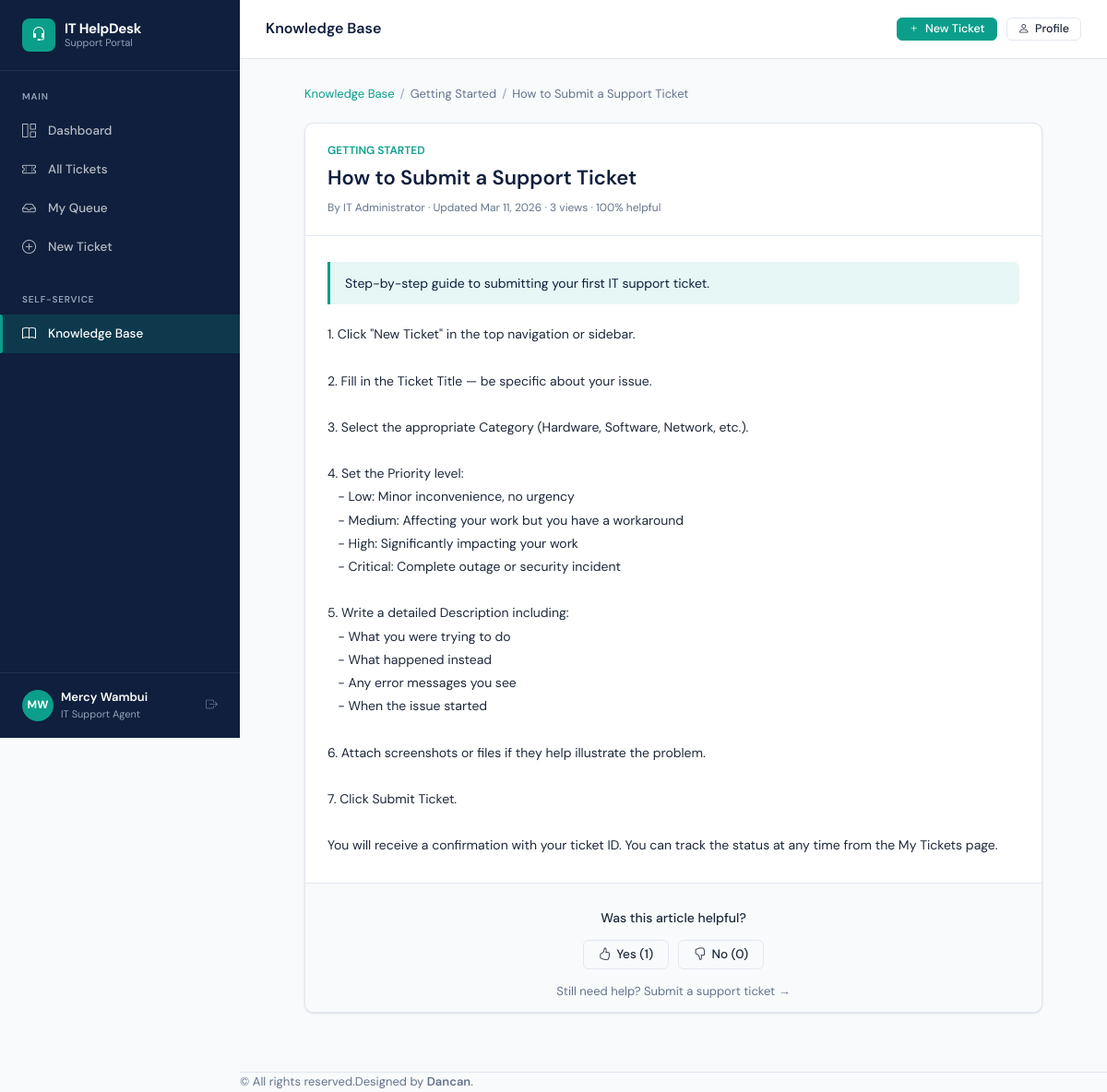
The app's page /knowledge/article/how-to-submit-support-ticket/ (signed in) with its own data.
### accounts/models.py (models this page shows, shortened)
class User(AbstractUser):
    ROLE_END_USER = 'end_user'
    ROLE_AGENT = 'agent'
    ROLE_MANAGER = 'manager'
    ROLE_CHOICES = [
        (ROLE_END_USER, 'End User'),
        (ROLE_AGENT, 'IT Support Agent'),
        (ROLE_MANAGER, 'IT Manager / Admin'),
    ]
    role = models.CharField(max_length=20, choices=ROLE_CHOICES, default=ROLE_END_USER)
    department = models.ForeignKey(Department, on_delete=models.SET_NULL, null=True, blank=True, related_name='users')
    phone = models.CharField(max_length=20, blank=True)
    avatar = models.ImageField(upload_to='avatars/', blank=True, null=True)
    job_title = models.CharField(max_length=100, blank=True)
    is_active = models.BooleanField(default=True)
    email_notifications = models.BooleanField(default=True)
    created_at = models.DateTimeField(auto_now_add=True)
    @property
    def is_end_user(self):
        return self.role == self.ROLE_END_USER
    @property
    def is_manager(self):
        return self.role == self.ROLE_MANAGER
    def get_initials(self):
        if self.first_name and self.last_name:
            return f"{self.first_name[0]}{self.last_name[0]}".upper()
        return self.username[:2].upper()

### knowledge/models.py (models this page shows, shortened)
class Article(models.Model):
    title = models.CharField(max_length=255)
    slug = models.SlugField(unique=True, max_length=300)
    category = models.ForeignKey(KBCategory, on_delete=models.CASCADE, related_name='articles')
    content = models.TextField()
    summary = models.TextField(max_length=500, blank=True)
    author = models.ForeignKey(settings.AUTH_USER_MODEL, on_delete=models.CASCADE)
    is_published = models.BooleanField(default=True)
    views = models.PositiveIntegerField(default=0)
    helpful_yes = models.PositiveIntegerField(default=0)
    helpful_no = models.PositiveIntegerField(default=0)
    created_at = models.DateTimeField(auto_now_add=True)
    updated_at = models.DateTimeField(auto_now=True)
    def helpfulness_score(self):
        total = self.helpful_yes + self.helpful_no
        return round((self.helpful_yes / total) * 100) if total > 0 else None
    class Meta:
        ordering = ['-created_at']

class KBCategory(models.Model):
    name = models.CharField(max_length=100, unique=True)
    slug = models.SlugField(unique=True)
    description = models.TextField(blank=True)
    icon = models.CharField(max_length=50, default='book')
    order = models.PositiveSmallIntegerField(default=0)
    class Meta:
        verbose_name = 'KB Category'
        verbose_name_plural = 'KB Categories'
        ordering = ['order', 'name']

### knowledge/views.py (the view, shortened to what this page needs)
# urls.py: path('article/<slug:slug>/', views.article_detail, name='article'),
@login_required
def article_detail(request, slug):
    article = get_object_or_404(Article, slug=slug, is_published=True)
    Article.objects.filter(pk=article.pk).update(views=article.views + 1)
    related = Article.objects.filter(category=article.category, is_published=True).exclude(pk=article.pk)[:3]
    return render(request, 'knowledge/article.html', {'article': article, 'related': related})

### templates/knowledge/article.html (shortened to what this page needs)
{% extends "base/base.html" %}
{% block page_title %}Knowledge Base{% endblock %}
{% block content %}
<div style="max-width:800px;margin:0 auto;">
  <ul class="breadcrumb">
    <li><a href="{% url 'knowledge:home' %}">Knowledge Base</a></li>
    <li>{{ article.category.name }}</li>
    <li>{{ article.title|truncatechars:40 }}</li>
  </ul>
  <div class="card mb-5">
    <div class="card-header" style="padding:20px 24px;">
      <div>
        <div style="font-size:12px;color:var(--teal);font-weight:600;margin-bottom:6px;">{{ article.category.name|upper }}</div>
        <h2 style="margin:0;font-size:22px;">{{ article.title }}</h2>
        <div style="font-size:12px;color:var(--text-muted);margin-top:8px;">
          By {{ article.author.get_full_name|default:article.author.username }} ·
          Updated {{ article.updated_at|date:"M d, Y" }} ·
          {{ article.views }} views
          {% if article.helpfulness_score %} · {{ article.helpfulness_score }}% helpful{% endif %}
        </div>
      </div>
    </div>
    <div class="card-body" style="padding:28px 24px;">
      {% if article.summary %}
      <div style="background:var(--teal-pale);border-left:3px solid var(--teal);padding:12px 16px;border-radius:0 var(--radius-sm) var(--radius-sm) 0;margin-bottom:20px;font-size:14px;color:var(--navy);">
        {{ article.summary }}
      </div>
      {% endif %}
      <div style="line-height:1.8;white-space:pre-wrap;">{{ article.content }}</div>
    </div>
    <div class="card-footer">
      <div style="text-align:center;">
        <p style="font-size:14px;font-weight:500;margin-bottom:12px;">Was this article helpful?</p>
        <form method="post" style="display:inline-flex;gap:10px;">
          <button type="submit" name="helpful" value="yes" class="btn btn-outline">
            <i class="bi bi-hand-thumbs-up"></i> Yes ({{ article.helpful_yes }})
          </button>
          <button type="submit" name="helpful" value="no" class="btn btn-outline">
            <i class="bi bi-hand-thumbs-down"></i> No ({{ article.helpful_no }})
          </button>
        </form>
        <div style="margin-top:12px;">
          <a href="{% url 'tickets:submit' %}" style="font-size:13px;color:var(--text-muted);">
            Still need help? Submit a support ticket →
          </a>
        </div>
      </div>
    </div>
  </div>
</div>
{% endblock %}

### templates/base/base.html (shortened to what this page needs)
<!DOCTYPE html>
<html lang="en">
<head>
  <link rel="stylesheet" href="https://cdn.jsdelivr.net/npm/bootstrap-icons@1.11.3/font/bootstrap-icons.css">
  <link rel="stylesheet" href="/static/css/main.css">
</head>
<body>
<div class="app-wrapper">
  <aside class="sidebar" id="sidebar">
    <div class="sidebar-brand">
      <div class="sidebar-brand-icon"><i class="bi bi-headset"></i></div>
      <div class="sidebar-brand-text">
        IT HelpDesk
        <small>Support Portal</small>
      </div>
    </div>
    <div class="sidebar-section">
      <div class="sidebar-section-label">Main</div>
      <ul class="sidebar-nav">
        <li>
          <a href="{% url 'dashboard:home' %}" class="{% if request.resolver_match.namespace == 'dashboard' and request.resolver_match.url_name == 'home' %}active{% endif %}">
            <i class="bi bi-grid-1x2"></i> Dashboard
          </a>
        </li>
        <li>
          <a href="{% url 'tickets:list' %}" class="{% if request.resolver_match.namespace == 'tickets' and request.resolver_match.url_name == 'list' %}active{% endif %}">
            <i class="bi bi-ticket-perforated"></i> All Tickets
          </a>
        </li>
        {% if not user.is_end_user %}
        <li>
          <a href="{% url 'tickets:my_queue' %}" class="{% if request.resolver_match.url_name == 'my_queue' %}active{% endif %}">
            <i class="bi bi-inbox"></i> My Queue
          </a>
        </li>
        {% endif %}
        <li>
          <a href="{% url 'tickets:submit' %}" class="{% if request.resolver_match.url_name == 'submit' %}active{% endif %}">
            <i class="bi bi-plus-circle"></i> New Ticket
          </a>
        </li>
      </ul>
    </div>
    <div class="sidebar-section">
      <div class="sidebar-section-label">Self-Service</div>
      <ul class="sidebar-nav">
        <li>
          <a href="{% url 'knowledge:home' %}" class="{% if request.resolver_match.namespace == 'knowledge' %}active{% endif %}">
            <i class="bi bi-book"></i> Knowledge Base
          </a>
        </li>
      </ul>
    </div>
    <div class="sidebar-footer">
      <div class="sidebar-user d-flex align-items-center gap-2">
        <div class="sidebar-user-avatar">{{ user.get_initials }}</div>
        <div class="sidebar-user-info">
          <div class="sidebar-user-name">{{ user.get_full_name|default:user.username }}</div>
          <div class="sidebar-user-role">{{ user.get_role_display }}</div>
        </div>
        <a href="{% url 'accounts:logout' %}" title="Logout" class="ms-auto text-muted">
          <i class="bi bi-box-arrow-right"></i>
        </a>
      </div>
    </div>
  </aside>
  <div class="main-content">
    <header class="topbar d-flex justify-content-between align-items-center">
      <h1 class="topbar-title mb-0">{% block page_title %}Dashboard{% endblock %}</h1>
      <div class="topbar-actions">
        {% block topbar_actions %}
        <a href="{% url 'tickets:submit' %}" class="btn btn-primary btn-sm">
          <i class="bi bi-plus"></i> New Ticket
        </a>
        <a href="{% url 'accounts:profile' %}" class="btn btn-outline btn-sm">
          <i class="bi bi-person"></i> Profile
        </a>
        {% endblock %}
      </div>
    </header>
    <main class="page-content p-3">
      {% block content %}{% endblock %}
    </main>
    <footer class="footer text-center mt-4 p-3" style="font-size:13px; color:var(--text-muted); border-top:1px solid var(--border);">
      &copy; {{ now|date:"Y" }}All rights reserved.Designed by <a href="https://github.com/Dancanmutuku" target="_blank" style="color:var(--primary); font-weight:600;">Dancan</a>.
    </footer>
  </div>
</div>
</body>
</html>

### records on screen
User: get_initials "MW", get_full_name "Mercy Wambui", role "IT Support Agent"
Article: category.name "Getting Started", title "How to Submit a Support Ticket", category.name "GETTING STARTED", author.get_full_name "IT Administrator", updated_at "Mar 11, 2026", views "3", helpfulness_score "100", summary "Step-by-step guide to submitting your first IT support ticket.", content "1. Click \"New Ticket\" in the top navigation or sidebar. 2. Fill in the Ticket Title — be specific about your issue. 3. Select the appropriate Category (Hardware, Software, Network, etc.). 4. Set the Priority level: - Low: Minor inconvenience, no urgency - Medium: Affecting your work but you have a workaround - High: Significantly impacting your work - Critical: Complete outage or security incident 5. Write a detailed Description including: - What you were trying to do - What happened instead - Any error messages you see - When the issue started 6. Attach screenshots or files if they help illustrate the problem. 7. Click Submit Ticket. You will receive a confirmation with your ticket ID. You…", helpful_yes "1", helpful_no "0"
